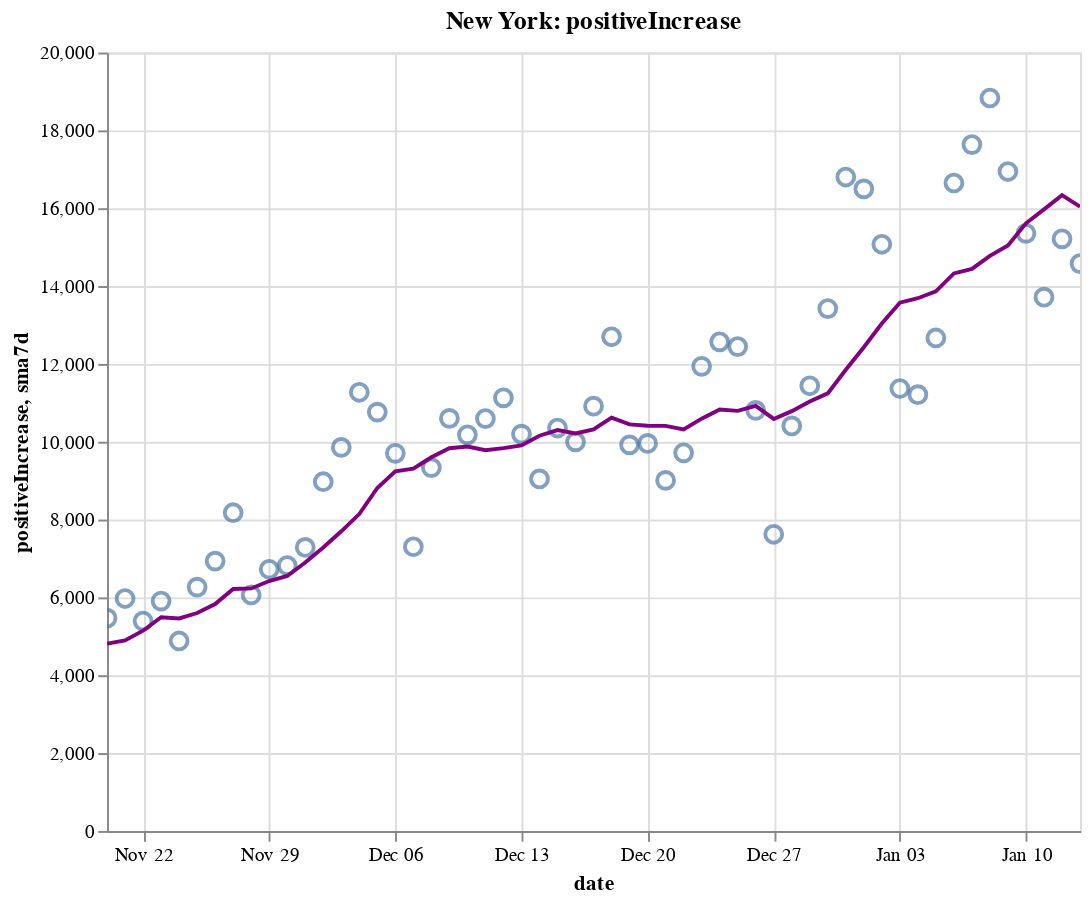

This figure's notebook cell:
### Code cell
create_plot(ny, 'positiveIncrease')

### Figure 1 — Vega-Lite specification as saved in the notebook (floating-point values rounded to 4 significant figures)
{"config": {"view": {"continuousWidth": 400, "continuousHeight": 300}}, "layer": [{"layer": [{"mark": {"type": "point", "size": 75}, "encoding": {"tooltip": [{"type": "temporal", "field": "date"}, {"type": "quantitative", "field": "positiveIncrease"}, {"type": "quantitative", "field": "sma7d"}], "x": {"type": "temporal", "field": "date"}, "y": {"type": "quantitative", "field": "positiveIncrease"}}, "selection": {"selector008": {"type": "interval", "bind": "scales", "encodings": ["x", "y"]}}}, {"mark": {"type": "line", "color": "purple"}, "encoding": {"x": {"type": "temporal", "field": "date"}, "y": {"type": "quantitative", "field": "sma7d"}}}]}, {"mark": {"type": "rule", "color": "#aaa"}, "encoding": {"x": {"type": "temporal", "field": "date"}}, "transform": [{"filter": {"selection": "selector007"}}]}, {"mark": "circle", "encoding": {"opacity": {"condition": {"value": 1, "selection": "selector007"}, "value": 0}, "tooltip": [{"type": "temporal", "field": "date"}, {"type": "quantitative", "field": "positiveIncrease"}, {"type": "quantitative", "field": "sma7d"}], "x": {"type": "temporal", "field": "date"}, "y": {"type": "quantitative", "field": "positiveIncrease"}}, "selection": {"selector007": {"type": "single", "encodings": ["x"], "on": "mouseover", "nearest": true, "empty": "none"}}}, {"mark": {"type": "text", "align": "left", "dx": 5, "dy": -5, "stroke": "white", "strokeWidth": 2}, "encoding": {"text": {"type": "quantitative", "field": "positiveIncrease"}, "tooltip": [{"type": "temporal", "field": "date"}, {"type": "quantitative", "field": "positiveIncrease"}, {"type": "quantitative", "field": "sma7d"}], "x": {"type": "temporal", "field": "date"}, "y": {"type": "quantitative", "field": "positiveIncrease"}}, "transform": [{"filter": {"selection": "selector007"}}]}, {"mark": {"type": "text", "align": "left", "dx": 5, "dy": -5}, "encoding": {"text": {"type": "quantitative", "field": "positiveIncrease"}, "tooltip": [{"type": "temporal", "field": "date"}, {"type": "quantitative", "field": "positiveIncrease"}, {"type": "quantitative", "field": "sma7d"}], "x": {"type": "temporal", "field": "date"}, "y": {"type": "quantitative", "field": "positiveIncrease"}}, "transform": [{"filter": {"selection": "selector007"}}]}], "data": {"name": "data-9dbf18225eedffbf17de17ffda35bbd9"}, "height": 400, "title": "New York: positiveIncrease", "width": 500, "$schema": "https://vega.github.io/schema/vega-lite/v4.8.1.json", "datasets": {"data-9dbf18225eedffbf17de17ffda35bbd9": [{"date": "2020-11-20T00:00:00", "totalTestResultsIncrease": 205500.0, "positiveIncrease": 5468.0, "death": 26290.0, "deathIncrease": 35.0, "positiveRate": 0.027, "state": "New York", "sma7d": 4812.0}, {"date": "2020-11-21T00:00:00", "totalTestResultsIncrease": 207900.0, "positiveIncrease": 5972.0, "death": 26330.0, "deathIncrease": 34.0, "positiveRate": 0.029, "state": "New York", "sma7d": 4896.0}, {"date": "2020-11-22T00:00:00", "totalTestResultsIncrease": 196600.0, "positiveIncrease": 5392.0, "death": 26360.0, "deathIncrease": 31.0, "positiveRate": 0.027, "state": "New York", "sma7d": 5145.0}, {"date": "2020-11-23T00:00:00", "totalTestResultsIncrease": 191500.0, "positiveIncrease": 5906.0, "death": 26390.0, "deathIncrease": 33.0, "positiveRate": 0.031, "state": "New York", "sma7d": 5490.0}, {"date": "2020-11-24T00:00:00", "totalTestResultsIncrease": 164800.0, "positiveIncrease": 4881.0, "death": 26440.0, "deathIncrease": 51.0, "positiveRate": 0.03, "state": "New York", "sma7d": 5460.0}, {"date": "2020-11-25T00:00:00", "totalTestResultsIncrease": 173100.0, "positiveIncrease": 6265.0, "death": 26480.0, "deathIncrease": 41.0, "positiveRate": 0.036, "state": "New York", "sma7d": 5599.0}, {"date": "2020-11-26T00:00:00", "totalTestResultsIncrease": 217700.0, "positiveIncrease": 6933.0, "death": 26550.0, "deathIncrease": 67.0, "positiveRate": 0.032, "state": "New York", "sma7d": 5831.0}, {"date": "2020-11-27T00:00:00", "totalTestResultsIncrease": 219400.0, "positiveIncrease": 8176.0, "death": 26590.0, "deathIncrease": 39.0, "positiveRate": 0.037, "state": "New York", "sma7d": 6218.0}, {"date": "2020-11-28T00:00:00", "totalTestResultsIncrease": 152400.0, "positiveIncrease": 6063.0, "death": 26630.0, "deathIncrease": 44.0, "positiveRate": 0.04, "state": "New York", "sma7d": 6231.0}, {"date": "2020-11-29T00:00:00", "totalTestResultsIncrease": 157300.0, "positiveIncrease": 6723.0, "death": 26690.0, "deathIncrease": 58.0, "positiveRate": 0.043, "state": "New York", "sma7d": 6421.0}, {"date": "2020-11-30T00:00:00", "totalTestResultsIncrease": 149000.0, "positiveIncrease": 6819.0, "death": 26750.0, "deathIncrease": 57.0, "positiveRate": 0.046, "state": "New York", "sma7d": 6551.0}, {"date": "2020-12-01T00:00:00", "totalTestResultsIncrease": 146700.0, "positiveIncrease": 7285.0, "death": 26820.0, "deathIncrease": 69.0, "positiveRate": 0.05, "state": "New York", "sma7d": 6895.0}, {"date": "2020-12-02T00:00:00", "totalTestResultsIncrease": 193600.0, "positiveIncrease": 8973.0, "death": 26890.0, "deathIncrease": 73.0, "positiveRate": 0.046, "state": "New York", "sma7d": 7282.0}, {"date": "2020-12-03T00:00:00", "totalTestResultsIncrease": 203400.0, "positiveIncrease": 9855.0, "death": 26960.0, "deathIncrease": 66.0, "positiveRate": 0.048, "state": "New York", "sma7d": 7699.0}, {"date": "2020-12-04T00:00:00", "totalTestResultsIncrease": 208300.0, "positiveIncrease": 11270.0, "death": 27020.0, "deathIncrease": 62.0, "positiveRate": 0.054, "state": "New York", "sma7d": 8141.0}, {"date": "2020-12-05T00:00:00", "totalTestResultsIncrease": 215400.0, "positiveIncrease": 10760.0, "death": 27090.0, "deathIncrease": 72.0, "positiveRate": 0.05, "state": "New York", "sma7d": 8812.0}, {"date": "2020-12-06T00:00:00", "totalTestResultsIncrease": 205800.0, "positiveIncrease": 9702.0, "death": 27150.0, "deathIncrease": 60.0, "positiveRate": 0.047, "state": "New York", "sma7d": 9238.0}, {"date": "2020-12-07T00:00:00", "totalTestResultsIncrease": 152300.0, "positiveIncrease": 7302.0, "death": 27230.0, "deathIncrease": 83.0, "positiveRate": 0.048, "state": "New York", "sma7d": 9307.0}, {"date": "2020-12-08T00:00:00", "totalTestResultsIncrease": 162500.0, "positiveIncrease": 9335.0, "death": 27310.0, "deathIncrease": 75.0, "positiveRate": 0.057, "state": "New York", "sma7d": 9600.0}, {"date": "2020-12-09T00:00:00", "totalTestResultsIncrease": 194600.0, "positiveIncrease": 10600.0, "death": 27400.0, "deathIncrease": 97.0, "positiveRate": 0.054, "state": "New York", "sma7d": 9832.0}, {"date": "2020-12-10T00:00:00", "totalTestResultsIncrease": 197400.0, "positiveIncrease": 10180.0, "death": 27500.0, "deathIncrease": 94.0, "positiveRate": 0.052, "state": "New York", "sma7d": 9878.0}, {"date": "2020-12-11T00:00:00", "totalTestResultsIncrease": 212700.0, "positiveIncrease": 10600.0, "death": 27590.0, "deathIncrease": 89.0, "positiveRate": 0.05, "state": "New York", "sma7d": 9782.0}, {"date": "2020-12-12T00:00:00", "totalTestResultsIncrease": 242900.0, "positiveIncrease": 11130.0, "death": 27680.0, "deathIncrease": 88.0, "positiveRate": 0.046, "state": "New York", "sma7d": 9834.0}, {"date": "2020-12-13T00:00:00", "totalTestResultsIncrease": 205200.0, "positiveIncrease": 10190.0, "death": 27780.0, "deathIncrease": 110.0, "positiveRate": 0.05, "state": "New York", "sma7d": 9905.0}, {"date": "2020-12-14T00:00:00", "totalTestResultsIncrease": 159800.0, "positiveIncrease": 9044.0, "death": 27870.0, "deathIncrease": 85.0, "positiveRate": 0.057, "state": "New York", "sma7d": 10150.0}, {"date": "2020-12-15T00:00:00", "totalTestResultsIncrease": 194200.0, "positiveIncrease": 10350.0, "death": 28000.0, "deathIncrease": 132.0, "positiveRate": 0.053, "state": "New York", "sma7d": 10300.0}, {"date": "2020-12-16T00:00:00", "totalTestResultsIncrease": 160900.0, "positiveIncrease": 9998.0, "death": 28100.0, "deathIncrease": 98.0, "positiveRate": 0.062, "state": "New York", "sma7d": 10210.0}, {"date": "2020-12-17T00:00:00", "totalTestResultsIncrease": 202800.0, "positiveIncrease": 10910.0, "death": 28220.0, "deathIncrease": 122.0, "positiveRate": 0.054, "state": "New York", "sma7d": 10320.0}, {"date": "2020-12-18T00:00:00", "totalTestResultsIncrease": 249400.0, "positiveIncrease": 12700.0, "death": 28340.0, "deathIncrease": 122.0, "positiveRate": 0.051, "state": "New York", "sma7d": 10620.0}, {"date": "2020-12-19T00:00:00", "totalTestResultsIncrease": 191500.0, "positiveIncrease": 9919.0, "death": 28470.0, "deathIncrease": 130.0, "positiveRate": 0.052, "state": "New York", "sma7d": 10450.0}, {"date": "2020-12-20T00:00:00", "totalTestResultsIncrease": 197300.0, "positiveIncrease": 9957.0, "death": 28600.0, "deathIncrease": 124.0, "positiveRate": 0.05, "state": "New York", "sma7d": 10410.0}, {"date": "2020-12-21T00:00:00", "totalTestResultsIncrease": 156500.0, "positiveIncrease": 9007.0, "death": 28710.0, "deathIncrease": 111.0, "positiveRate": 0.058, "state": "New York", "sma7d": 10410.0}, {"date": "2020-12-22T00:00:00", "totalTestResultsIncrease": 164900.0, "positiveIncrease": 9716.0, "death": 28850.0, "deathIncrease": 141.0, "positiveRate": 0.059, "state": "New York", "sma7d": 10320.0}, {"date": "2020-12-23T00:00:00", "totalTestResultsIncrease": 204400.0, "positiveIncrease": 11940.0, "death": 29020.0, "deathIncrease": 166.0, "positiveRate": 0.058, "state": "New York", "sma7d": 10590.0}, {"date": "2020-12-24T00:00:00", "totalTestResultsIncrease": 226300.0, "positiveIncrease": 12570.0, "death": 29150.0, "deathIncrease": 133.0, "positiveRate": 0.056, "state": "New York", "sma7d": 10830.0}, {"date": "2020-12-25T00:00:00", "totalTestResultsIncrease": 226600.0, "positiveIncrease": 12450.0, "death": 29270.0, "deathIncrease": 121.0, "positiveRate": 0.055, "state": "New York", "sma7d": 10790.0}, {"date": "2020-12-26T00:00:00", "totalTestResultsIncrease": 201400.0, "positiveIncrease": 10810.0, "death": 29400.0, "deathIncrease": 126.0, "positiveRate": 0.054, "state": "New York", "sma7d": 10920.0}, {"date": "2020-12-27T00:00:00", "totalTestResultsIncrease": 130300.0, "positiveIncrease": 7623.0, "death": 29510.0, "deathIncrease": 115.0, "positiveRate": 0.059, "state": "New York", "sma7d": 10590.0}, {"date": "2020-12-28T00:00:00", "totalTestResultsIncrease": 124900.0, "positiveIncrease": 10410.0, "death": 29630.0, "deathIncrease": 118.0, "positiveRate": 0.083, "state": "New York", "sma7d": 10790.0}, {"date": "2020-12-29T00:00:00", "totalTestResultsIncrease": 160200.0, "positiveIncrease": 11440.0, "death": 29760.0, "deathIncrease": 127.0, "positiveRate": 0.071, "state": "New York", "sma7d": 11030.0}, {"date": "2020-12-30T00:00:00", "totalTestResultsIncrease": 154900.0, "positiveIncrease": 13420.0, "death": 29900.0, "deathIncrease": 149.0, "positiveRate": 0.087, "state": "New York", "sma7d": 11240.0}, {"date": "2020-12-31T00:00:00", "totalTestResultsIncrease": 216600.0, "positiveIncrease": 16800.0, "death": 30040.0, "deathIncrease": 135.0, "positiveRate": 0.078, "state": "New York", "sma7d": 11850.0}, {"date": "2021-01-01T00:00:00", "totalTestResultsIncrease": 219300.0, "positiveIncrease": 16500.0, "death": 30210.0, "deathIncrease": 168.0, "positiveRate": 0.075, "state": "New York", "sma7d": 12430.0}, {"date": "2021-01-02T00:00:00", "totalTestResultsIncrease": 202400.0, "positiveIncrease": 15070.0, "death": 30340.0, "deathIncrease": 129.0, "positiveRate": 0.074, "state": "New York", "sma7d": 13040.0}, {"date": "2021-01-03T00:00:00", "totalTestResultsIncrease": 142300.0, "positiveIncrease": 11370.0, "death": 30480.0, "deathIncrease": 139.0, "positiveRate": 0.08, "state": "New York", "sma7d": 13570.0}, {"date": "2021-01-04T00:00:00", "totalTestResultsIncrease": 134400.0, "positiveIncrease": 11210.0, "death": 30650.0, "deathIncrease": 172.0, "positiveRate": 0.083, "state": "New York", "sma7d": 13690.0}, {"date": "2021-01-05T00:00:00", "totalTestResultsIncrease": 152400.0, "positiveIncrease": 12670.0, "death": 30800.0, "deathIncrease": 154.0, "positiveRate": 0.083, "state": "New York", "sma7d": 13860.0}, {"date": "2021-01-06T00:00:00", "totalTestResultsIncrease": 197800.0, "positiveIncrease": 16650.0, "death": 30960.0, "deathIncrease": 163.0, "positiveRate": 0.084, "state": "New York", "sma7d": 14320.0}, {"date": "2021-01-07T00:00:00", "totalTestResultsIncrease": 238600.0, "positiveIncrease": 17640.0, "death": 31160.0, "deathIncrease": 199.0, "positiveRate": 0.074, "state": "New York", "sma7d": 14440.0}, {"date": "2021-01-08T00:00:00", "totalTestResultsIncrease": 243900.0, "positiveIncrease": 18830.0, "death": 31330.0, "deathIncrease": 165.0, "positiveRate": 0.077, "state": "New York", "sma7d": 14780.0}, {"date": "2021-01-09T00:00:00", "totalTestResultsIncrease": 258000.0, "positiveIncrease": 16940.0, "death": 31520.0, "deathIncrease": 190.0, "positiveRate": 0.066, "state": "New York", "sma7d": 15040.0}, {"date": "2021-01-10T00:00:00", "totalTestResultsIncrease": 246800.0, "positiveIncrease": 15360.0, "death": 31670.0, "deathIncrease": 153.0, "positiveRate": 0.062, "state": "New York", "sma7d": 15610.0}, {"date": "2021-01-11T00:00:00", "totalTestResultsIncrease": 203900.0, "positiveIncrease": 13710.0, "death": 31840.0, "deathIncrease": 169.0, "positiveRate": 0.067, "state": "New York", "sma7d": 15970.0}, {"date": "2021-01-12T00:00:00", "totalTestResultsIncrease": 196700.0, "positiveIncrease": 15210.0, "death": 32010.0, "deathIncrease": 166.0, "positiveRate": 0.077, "state": "New York", "sma7d": 16330.0}, {"date": "2021-01-13T00:00:00", "totalTestResultsIncrease": 196900.0, "positiveIncrease": 14580.0, "death": 32180.0, "deathIncrease": 168.0, "positiveRate": 0.074, "state": "New York", "sma7d": 16040.0}]}}
